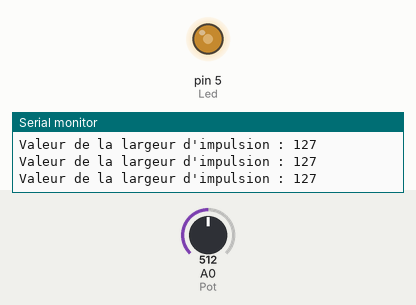
Recording of a sketch running on a simulated Arduino Uno, built with avr-gcc and run on an emulated ATmega328P. Shown: output pins drawn as LEDs (lit = HIGH), the last lines printed to the serial monitor. The test bench sets the inputs (shaded band); at power-on: A0 (Pot) = 512.

Above: at 1.2 s.
1.3 s: A0 (Pot) set to 419
At 2.5 s:
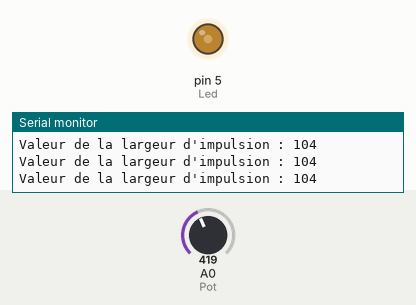
4.3 s: A0 (Pot) set to 394
At 4.6 s:
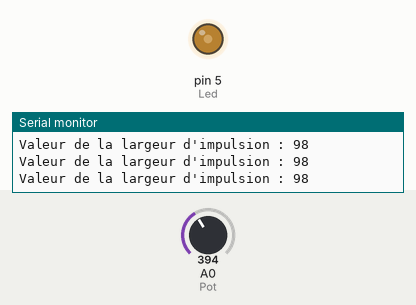
7.3 s: A0 (Pot) set to 716
At 8.1 s:
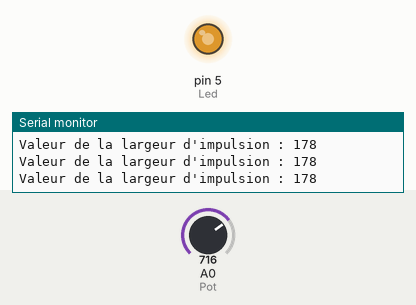
8.8 s: A0 (Pot) set to 122
At 9.2 s:
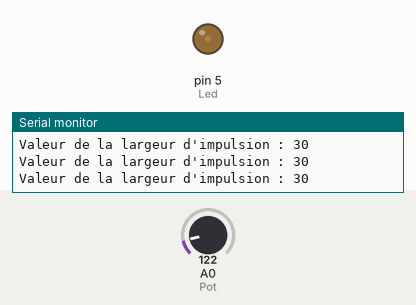
10.3 s: A0 (Pot) set to 46
At 11.5 s:
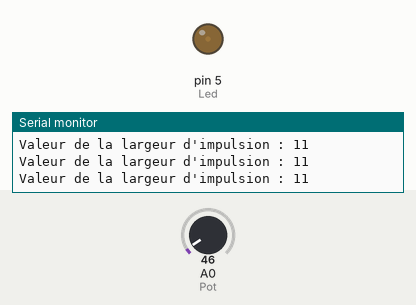
13.3 s: A0 (Pot) set to 37
At 14.1 s:
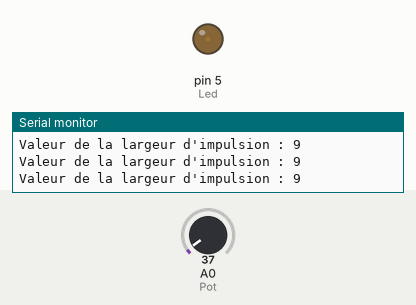
Timing chart, 0 to 16.3 s (numbered marks = the images above; inputs shaded):
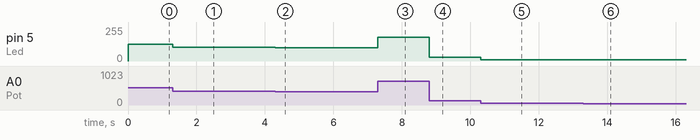

The sketch:

P6-Fondu.ino
```cpp
// Croquis P6-Fondu.ino

//----- CONSTANTES -----
#define Pot 0  // POT. sur la ligne analogique 0 (A0)
#define Led 5  // LED sur la ligne E/S 5 (PWM)

//----- VARIABLE -----
int valPot; // Variable du POTENTIOMETRE
int largImp; // Variable de largeur d'impulsion (0 à 255)

//----- PROCEDURE D'INITIALISATION -----
void setup() {
  Serial.begin(9600);  // Vitesse communication
}

//----- BOUCLE PRINCIPALE -----
void loop(){
  valPot = analogRead(Pot); // Lecture du POT.
  largImp = map(valPot, 0, 1023, 0, 255);
  analogWrite(Led, largImp); // Réglage de la largeur d'impulsion
  // Affichage sur le moniteur série
  Serial.print("Valeur de la largeur d'impulsion : ");
  Serial.println(largImp);
}
```

Measured:
- after the input at 1.3 s, pin 5 (Led): 127/255 → 104/255 at once
- after the input at 4.3 s, pin 5 (Led): 104/255 → 98/255 at once
- after the input at 7.3 s, pin 5 (Led): 98/255 → 178/255 at once
- after the input at 8.8 s, pin 5 (Led): 178/255 → 30/255 at once
- after the input at 10.3 s, pin 5 (Led): 30/255 → 11/255 at once
- after the input at 13.3 s, pin 5 (Led): 11/255 → 9/255 at once
